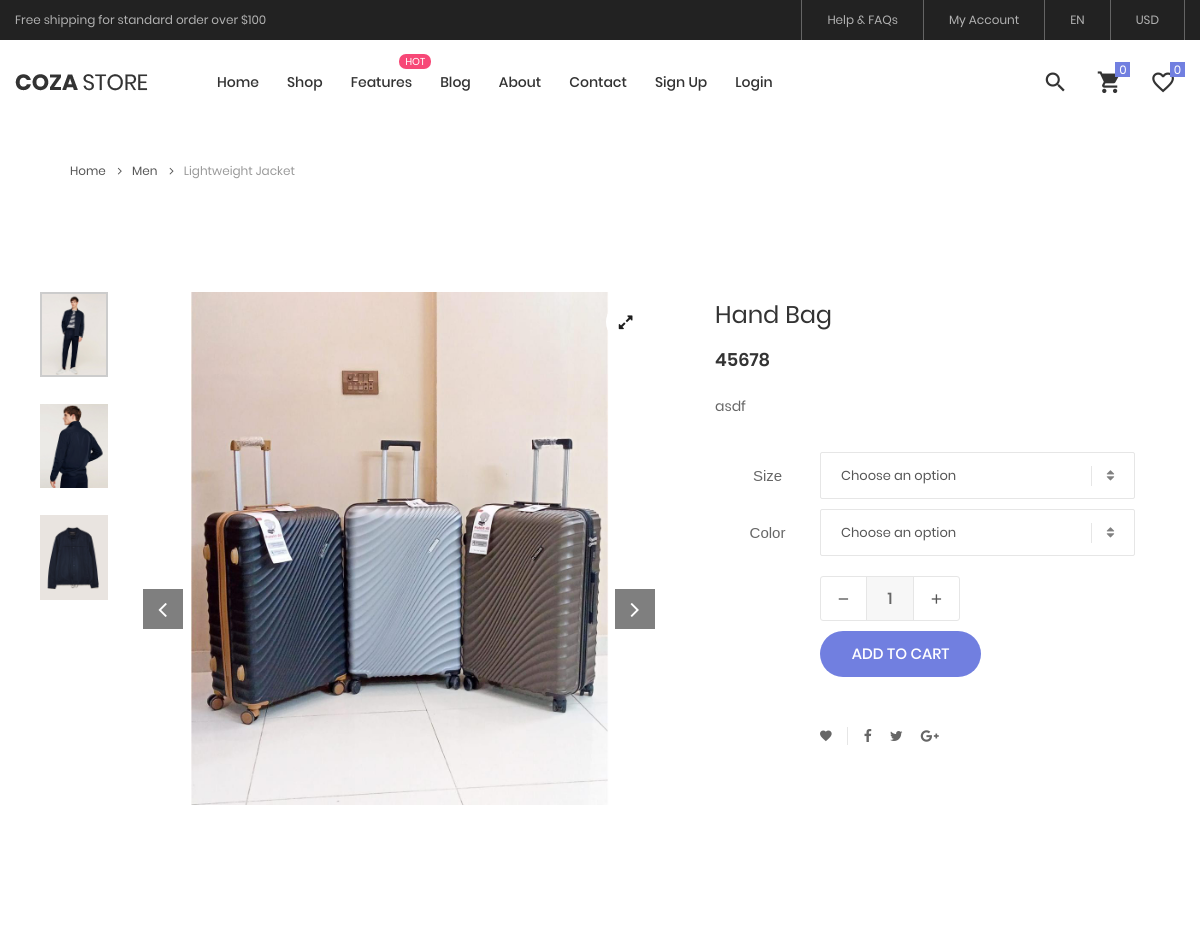
The page /product-detail?pid=7 (upper part) on the database as committed earlier.
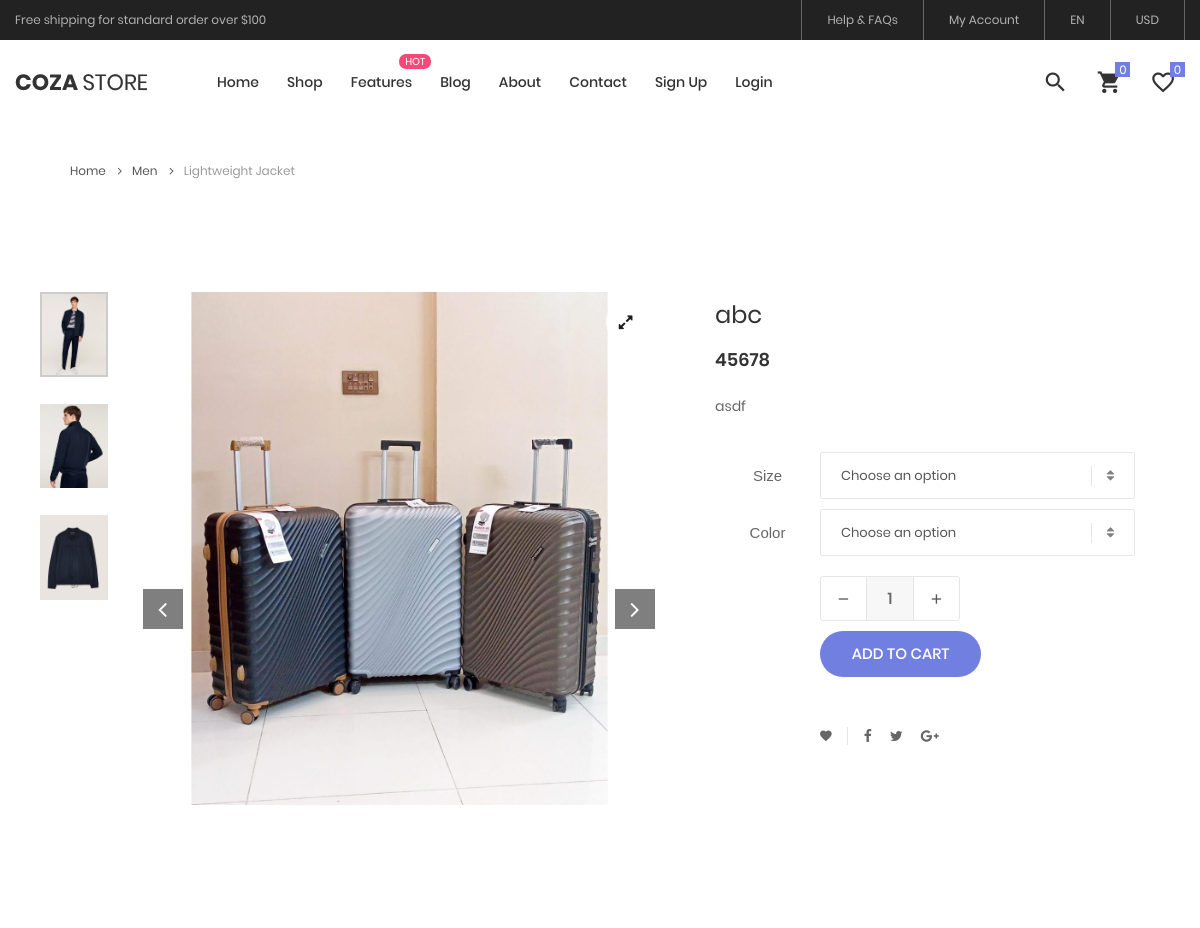
The same page on the database as committed later.
### tables this page shows
CREATE TABLE `products` (
  `id` int(11) NOT NULL,
  `name` varchar(200) NOT NULL,
  `description` varchar(200) NOT NULL,
  `price` int(11) NOT NULL,
  `quantity` int(11) NOT NULL,
  `image` varchar(500) NOT NULL,
  `catid` int(11) NOT NULL,
  `procid` varchar(200) DEFAULT NULL
);

### product-detail.php (the view, shortened to what this page needs)
<?php
include "query.php";
include "header.php";
?>
	<div class="container p-5 mt-5">
		<div class="bread-crumb flex-w p-l-25 p-r-15 p-t-30 p-lr-0-lg">
			<a href="index.html" class="stext-109 cl8 hov-cl1 trans-04">
				Home
				<i class="fa fa-angle-right m-l-9 m-r-10" aria-hidden="true"></i>
			</a>
			<a href="product.html" class="stext-109 cl8 hov-cl1 trans-04">
				Men
				<i class="fa fa-angle-right m-l-9 m-r-10" aria-hidden="true"></i>
			</a>
			<span class="stext-109 cl4">
				Lightweight Jacket
			</span>
		</div>
	</div>
	<section class="sec-product-detail bg0 p-t-65 p-b-60">
		<div class="container">
			<div class="row">
			<?php
				if(isset($_GET['pid'])){
					$id = $_GET['pid'];
					$query = $pdo->prepare("select * from products where id= :pid");
					$query->bindParam(':pid', $id);
					$query->execute();
					$allProducts = $query->fetchAll(PDO::FETCH_ASSOC);
					foreach($allProducts as $proData){
				?>
				<div class="col-md-6 col-lg-7 p-b-30">
					<div class="p-l-25 p-r-30 p-lr-0-lg">
						<div class="wrap-slick3 flex-sb flex-w">
							<div class="wrap-slick3-dots"></div>
							<div class="slick3 gallery-lb">
								<div class="item-slick3" data-thumb="images/product-detail-01.jpg">
									<div class="wrap-pic-w pos-relative">
										<img src="AdminPanel/img/<?php echo $proData['image']  ?>" alt="IMG-PRODUCT">
										<a class="flex-c-m size-108 how-pos1 bor0 fs-16 cl10 bg0 hov-btn3 trans-04" href="images/product-detail-01.jpg">
											<i class="fa fa-expand"></i>
										</a>
									</div>
								</div>
							</div>
						</div>
					</div>
				</div>
				<div class="col-md-6 col-lg-5 p-b-30">
					<div class="p-r-50 p-t-5 p-lr-0-lg">
						<h4 class="mtext-105 cl2 js-name-detail p-b-14">
						<?php echo $proData['name']?>
						</h4>
						<span class="mtext-106 cl2">
						<?php echo $proData['price']?>
						</span>
						<p class="stext-102 cl3 p-t-23">
						<?php echo $proData['description']?>
						</p>
						<div class="p-t-33">
							<div class="flex-w flex-r-m p-b-10">
								<div class="size-203 flex-c-m respon6">
									Size
								</div>
								<div class="size-204 respon6-next">
									<div class="rs1-select2 bor8 bg0">
									</div>
								</div>
							</div>
							<div class="flex-w flex-r-m p-b-10">
								<div class="size-203 flex-c-m respon6">
									Color
								</div>
								<div class="size-204 respon6-next">
									<div class="rs1-select2 bor8 bg0">
									</div>
								</div>
							</div>
							<div class="flex-w flex-r-m p-b-10">
								<div class="size-204 flex-w flex-m respon6-next">
								<form action="shoping-cart" method="post">
									<div class="wrap-num-product flex-w m-r-20 m-tb-10">
										<div class="btn-num-product-down cl8 hov-btn3 trans-04 flex-c-m">
											<i class="fs-16 zmdi zmdi-minus"></i>
										</div>
										<input class="mtext-104 cl3 txt-center num-product" type="number" name="num-product" value="1">
										<div class="btn-num-product-up cl8 hov-btn3 trans-04 flex-c-m">
											<i class="fs-16 zmdi zmdi-plus"></i>
										</div>
									</div>
									<button name="addToCart" class="flex-c-m stext-101 cl0 size-101 bg1 bor1 hov-btn1 p-lr-15 trans-04 js-addcart-detail">
										Add to cart
									</button>
								</form>
								</div>
							</div>
						</div>
						<div class="flex-w flex-m p-l-100 p-t-40 respon7">
							<div class="flex-m bor9 p-r-10 m-r-11">
								<a href="#" class="fs-14 cl3 hov-cl1 trans-04 lh-10 p-lr-5 p-tb-2 js-addwish-detail tooltip100" data-tooltip="Add to Wishlist">
									<i class="zmdi zmdi-favorite"></i>
								</a>
							</div>
							<a href="#" class="fs-14 cl3 hov-cl1 trans-04 lh-10 p-lr-5 p-tb-2 m-r-8 tooltip100" data-tooltip="Facebook">
								<i class="fa fa-facebook"></i>
							</a>
							<a href="#" class="fs-14 cl3 hov-cl1 trans-04 lh-10 p-lr-5 p-tb-2 m-r-8 tooltip100" data-tooltip="Twitter">
								<i class="fa fa-twitter"></i>
							</a>
							<a href="#" class="fs-14 cl3 hov-cl1 trans-04 lh-10 p-lr-5 p-tb-2 m-r-8 tooltip100" data-tooltip="Google Plus">
								<i class="fa fa-google-plus"></i>
							</a>
						</div>
					</div>
				</div>
				<?php
						}
				}
						?>
			</div>
		</div>
	</section>
	<?php
	include "footer.php";
	?>

Rows that differ between the two databases and show on the page:
changed products "asdf": name "Hand Bag" → "abc"
